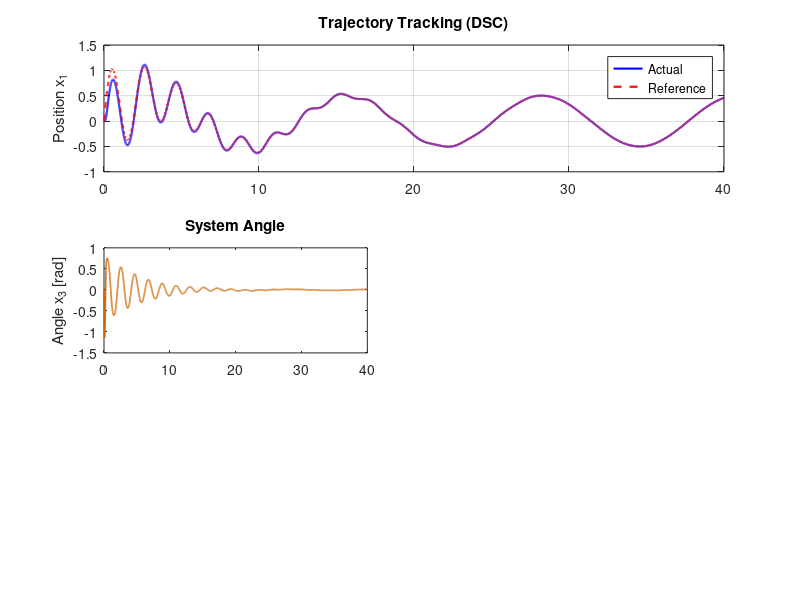

The MATLAB script that drew this image: (Note: this script raises an error after producing the figure.)
%% ARS5 Project
% authors: 
%           Stefano MUSSO PIANTELLI
%           Elias Charbel SALAMEH
% issued on: 12/01/2026

clear; 
clc; 
close all;

%% Setup
g = 9.81;
Tend = 40;          
dt   = 5e-3;        % Slightly smaller dt for filter accuracy
t    = 0:dt:Tend;   
N    = numel(t);    

%% Controller Tuning
k1 = 2.0; % Controller Gains
k2 = 5.0; 
k3 = 5.0; 
k4 = 5.0; 

% DSC Filter Time Constant (tau)
% Determines how fast the filter tracks the raw signal.
% Too small = noisy derivative. Too large = delay/instability.
tau = 0.02; 

%% Reference Trajectory Definition 
x1_star = @(tt) exp(-0.2*tt).*sin(3*tt) + 0.5*sin(0.5*tt);

x1_star_dot = @(tt) exp(-0.2*tt).*(3*cos(3*tt) - 0.2*sin(3*tt)) ...
    + 0.25*cos(0.5*tt);

x1_star_ddot = @(tt) exp(-0.2*tt).*(-8.96*sin(3*tt) - 1.2*cos(3*tt)) ...
    - 0.125*sin(0.5*tt);

%% Memory Allocation & Initialization
x = zeros(4, N);
u = zeros(1, N);
e = zeros(4, N);

% phi_f  : Filtered Virtual Controls (Actual values used in error calc)
% phi_dot: Smooth derivatives from the filter
phi_f   = zeros(4, N);
phi_dot = zeros(4, N);

% Initial Conditions
x(:,1) = [0; 0; 0; 0];

% Initialize filters with steady state assumptions to avoid startup "jumps"
% At t=0, x1_star_dot is approx 3.25. 
% We initialize phi_f(2) to this so it doesn't start at 0 and jump.
phi_f(2,1) = x1_star_dot(0); 

%% Main Simulation Loop
fprintf('Starting DSC simulation...\n');

for k = 1:N-1
    tk = t(k);
    
    % --- Step 1: Position Error ---
    x1d     = x1_star(tk);
    x1d_dot = x1_star_dot(tk);
    
    e(1,k) = x(1,k) - x1d;
    
    % Raw Virtual Control 2 (Target)
    phi2_cmd = -k1 * e(1,k) + x1d_dot;
    
    % DSC Filter for phi2
    % Dynamics: tau * phi_dot + phi = phi_cmd
    % Therefore: phi_dot = (phi_cmd - phi_current) / tau
    phi_dot(2,k) = (phi2_cmd - phi_f(2,k)) / tau;
    
    % Update Filter State (Euler Integration)
    phi_f(2,k+1) = phi_f(2,k) + dt * phi_dot(2,k);
    
    
    % --- Step 2: Velocity Error ---
    % Note: We use the FILTERED value phi_f(2) for the error, not the raw command
    e(2,k) = x(2,k) - phi_f(2,k);
    
    % Raw Virtual Control 3 (Target)
    % Inverting x2_dot = -g * tan(x3)
    term_inside = (k2 * e(2,k) - phi_dot(2,k)) / g;
    phi3_cmd    = atan(term_inside);
    
    % DSC Filter for phi3
    phi_dot(3,k) = (phi3_cmd - phi_f(3,k)) / tau;
    
    % Update Filter State
    phi_f(3,k+1) = phi_f(3,k) + dt * phi_dot(3,k);
    
    
    % --- Step 3: Angle Error ---
    e(3,k) = x(3,k) - phi_f(3,k);
    
    % Raw Virtual Control 4 (Target)
    phi4_cmd = -k3 * e(3,k) + phi_dot(3,k);
    
    % DSC Filter for phi4
    phi_dot(4,k) = (phi4_cmd - phi_f(4,k)) / tau;
    
    % Update Filter State
    phi_f(4,k+1) = phi_f(4,k) + dt * phi_dot(4,k);
    
    
    % --- Step 4: Angle Rate Error ---
    e(4,k) = x(4,k) - phi_f(4,k);
    
    % Final Control Law (No filter needed here, this is the actual input)
    u(k) = -k4 * e(4,k) + phi_dot(4,k);
    
    
    % --- Step 5: System Dynamics ---
    % Safety Saturation
    if abs(x(3,k)) > 1.56 
       x(3,k) = sign(x(3,k)) * 1.56; 
    end

    x1_dot = x(2,k);
    x2_dot = -g * tan(x(3,k));
    x3_dot = x(4,k);
    x4_dot = u(k);
    
    % Update Plant State
    x(1,k+1) = x(1,k) + dt * x1_dot;
    x(2,k+1) = x(2,k) + dt * x2_dot;
    x(3,k+1) = x(3,k) + dt * x3_dot;
    x(4,k+1) = x(4,k) + dt * x4_dot;
end

% Final values for plotting
u(end) = u(end-1);
e(:,end) = e(:,end-1);
fprintf('Simulation complete.\n');

%% Visualization
figure('Color','w','Name','DSC Backstepping Results', 'Position', [100 100 1000 700]);

% Trajectory
subplot(3,2,1:2);
plot(t, x(1,:), 'b', 'LineWidth', 1.5); hold on;
plot(t, arrayfun(x1_star, t), 'r--', 'LineWidth', 1.5);
ylabel('Position x_1'); title('Trajectory Tracking (DSC)');
legend('Actual','Reference'); grid on;

% Angle
subplot(3,2,3);
plot(t, x(3,:), 'Color', [0.8 0.4 0], 'LineWidth', 1.2);
ylabel('Angle x_3 [rad]'); title('System Angle');
yline(pi/2,'y:'); yline(-pi/2,'y:'); grid on;

% Control Input (Notice how much smoother this is compared to finite diff!)
subplot(3,2,4);
plot(t, u, 'c', 'LineWidth', 1.0);
ylabel('u'); title('Control Input (Smoothed)');
grid on;

% Errors
subplot(3,2,5:6);
plot(t, e(1,:), 'LineWidth', 1.2); hold on;
plot(t, e(2,:), 'LineWidth', 1.2);
plot(t, e(3,:), 'LineWidth', 1.2);
plot(t, e(4,:), 'LineWidth', 1.2);
ylabel('Error'); xlabel('Time [s]');
legend('e1','e2','e3','e4'); title('Tracking Errors');
grid on;